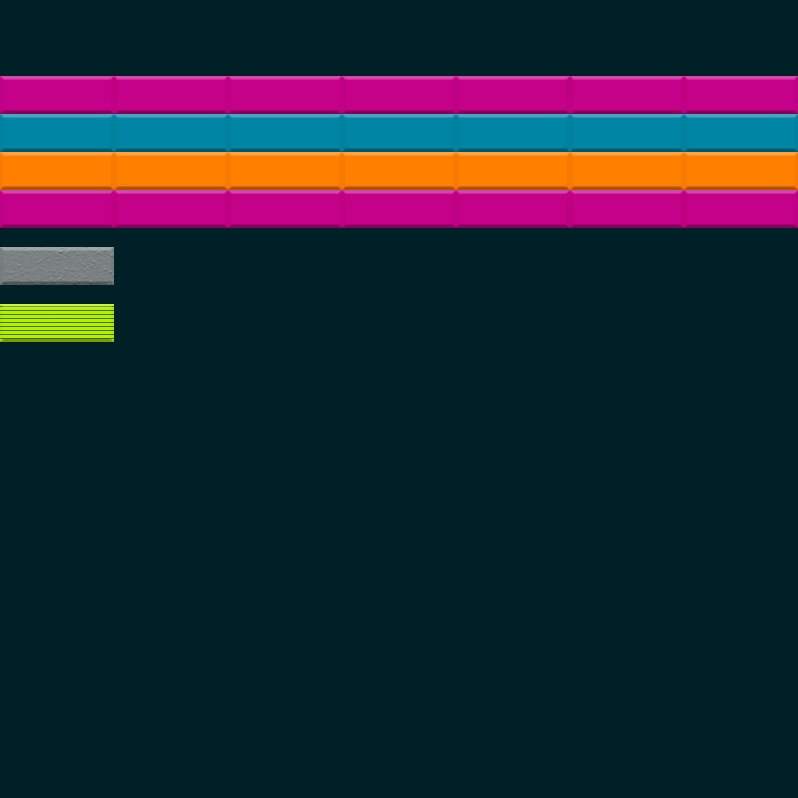

This game map was drawn from its Tiled (.tmx) file and the tilesets committed beside it. A one-line description and the trimmed map source follow:
An orthogonal 14x42 tile map with 57x19 px tiles, 2 tile layers (Bricks, Powerups), 5 tilesets and 2 objects (001, A).

<map version="1.0" tiledversion="1.0.3" orientation="orthogonal" renderorder="left-up" width="14" height="42" tilewidth="57" tileheight="19" backgroundcolor="#002028" nextobjectid="31">
 <properties>
  <property name="FinalBallSpeedPercentageIncrease" type="int" value="25" />
 </properties>
 <tileset firstgid="1" name="Bricks" tilewidth="114" tileheight="38" tilecount="18" columns="0">
  <tile id="0">
   <properties>
    <property name="HitsToDestroy" type="int" value="1" />
   </properties>
   <image width="114" height="38" source="../../../../SourceImages/Game/Brick-A1.png" />
  </tile>
  <tile id="1">
   <properties>
    <property name="HitsToDestroy" type="int" value="2" />
   </properties>
   <image width="114" height="38" source="../../../../SourceImages/Game/Brick-A2.png" />
  </tile>
  <tile id="2">
   <properties>
    <property name="HitsToDestroy" type="int" value="1" />
   </properties>
   <image width="114" height="38" source="../../../../SourceImages/Game/Brick-B1.png" />
  </tile>
  <tile id="3">
   <properties>
    <property name="HitsToDestroy" type="int" value="2" />
   </properties>
   <image width="114" height="38" source="../../../../SourceImages/Game/Brick-B2.png" />
  </tile>
  <tile id="4">
   <properties>
    <property name="HitsToDestroy" type="int" value="1" />
   </properties>
   <image width="114" height="38" source="../../../../SourceImages/Game/Brick-C1.png" />
  </tile>
  <tile id="5">
   <properties>
    <property name="HitsToDestroy" type="int" value="2" />
   </properties>
   <image width="114" height="38" source="../../../../SourceImages/Game/Brick-C2.png" />
  </tile>
  <tile id="6">
   <properties>
    <property name="HitsToDestroy" type="int" value="1" />
   </properties>
   <image width="114" height="38" source="../../../../SourceImages/Game/Brick-D1.png" />
  </tile>
  <tile id="7">
   <properties>
    <property name="HitsToDestroy" type="int" value="2" />
   </properties>
   <image width="114" height="38" source="../../../../SourceImages/Game/Brick-D2.png" />
  </tile>
  <tile id="8">
   <properties>
    <property name="HitsToDestroy" type="int" value="-1" />
   </properties>
   <image width="114" height="38" source="../../../../SourceImages/Game/Brick-E1.png" />
  </tile>
  <tile id="9">
   <properties>
    <property name="HitsToDestroy" type="int" value="1" />
   </properties>
   <image width="57" height="19" source="../../../../SourceImages/Game/SmallBrick-A1.png" />
  </tile>
  <tile id="10">
   <properties>
    <property name="HitsToDestroy" type="int" value="2" />
   </properties>
   <image width="57" height="19" source="../../../../SourceImages/Game/SmallBrick-A2.png" />
  </tile>
  <tile id="11">
   <properties>
    <property name="HitsToDestroy" type="int" value="1" />
   </properties>
   <image width="57" height="19" source="../../../../SourceImages/Game/SmallBrick-B1.png" />
  </tile>
  <tile id="12">
   <properties>
    <property name="HitsToDestroy" type="int" value="2" />
   </properties>
   <image width="57" height="19" source="../../../../SourceImages/Game/SmallBrick-B2.png" />
  </tile>
  <tile id="14">
   <properties>
    <property name="HitsToDestroy" type="int" value="1" />
   </properties>
   <image width="57" height="19" source="../../../../SourceImages/Game/SmallBrick-C1.png" />
  </tile>
  <tile id="15">
   <properties>
    <property name="HitsToDestroy" type="int" value="2" />
   </properties>
   <image width="57" height="19" source="../../../../SourceImages/Game/SmallBrick-C2.png" />
  </tile>
  <tile id="16">
   <properties>
    <property name="HitsToDestroy" type="int" value="1" />
   </properties>
   <image width="57" height="19" source="../../../../SourceImages/Game/SmallBrick-D1.png" />
  </tile>
  <tile id="17">
   <properties>
    <property name="HitsToDestroy" type="int" value="2" />
   </properties>
   <image width="57" height="19" source="../../../../SourceImages/Game/SmallBrick-D2.png" />
  </tile>
  <tile id="18">
   <properties>
    <property name="HitsToDestroy" type="int" value="-1" />
   </properties>
   <image width="57" height="19" source="../../../../SourceImages/Game/SmallBrick-E1.png" />
  </tile>
 </tileset>
 <tileset firstgid="21" name="Powerups" tilewidth="57" tileheight="57" tilecount="7" columns="0">
  <tile id="0">
   <properties>
    <property name="PowerupType" type="int" value="3" />
   </properties>
   <image width="57" height="57" source="../../../../SourceImages/Game/PowerupFireball.png" />
  </tile>
  <tile id="1">
   <properties>
    <property name="PowerupType" type="int" value="1" />
   </properties>
   <image width="57" height="57" source="../../../../SourceImages/Game/PowerupLargerPaddle.png" />
  </tile>
  <tile id="2">
   <properties>
    <property name="PowerupType" type="int" value="2" />
   </properties>
   <image width="57" height="57" source="../../../../SourceImages/Game/PowerupMultiBall.png" />
  </tile>
  <tile id="3">
   <properties>
    <property name="PowerupType" type="int" value="4" />
   </properties>
   <image width="57" height="57" source="../../../../SourceImages/Game/PowerupBullets.png" />
  </tile>
  <tile id="4">
   <properties>
    <property name="PowerupType" type="int" value="5" />
   </properties>
   <image width="57" height="57" source="../../../../SourceImages/Game/PowerupRockets.png" />
  </tile>
  <tile id="5">
   <properties>
    <property name="PowerupType" type="int" value="6" />
   </properties>
   <image width="38" height="38" source="../../../../SourceImages/Game/LifeUp.png" />
  </tile>
  <tile id="6">
   <properties>
    <property name="PowerupType" type="int" value="7" />
   </properties>
   <image width="57" height="57" source="../../../../SourceImages/Game/PowerupGrenades.png" />
  </tile>
 </tileset>
 <tileset firstgid="28" name="Wormholes" tilewidth="57" tileheight="57" tilecount="2" columns="0">
  <tile id="2">
   <image width="57" height="57" source="../../../../SourceImages/Game/WormholeIn.png" />
  </tile>
  <tile id="3">
   <image width="57" height="57" source="../../../../SourceImages/Game/WormholeOut.png" />
  </tile>
 </tileset>
 <tileset firstgid="32" name="Switches" tilewidth="114" tileheight="20" tilecount="1" columns="0">
  <grid orientation="orthogonal" width="1" height="1" />
  <tile id="1">
   <image width="114" height="20" source="../../../../SourceImages/Game/Switch-Up.png" />
  </tile>
 </tileset>
 <tileset firstgid="34" name="SwitchableElements" tilewidth="114" tileheight="38" tilecount="1" columns="0">
  <grid orientation="orthogonal" width="1" height="1" />
  <tile id="0">
   <image width="114" height="38" source="../../../../SourceImages/Game/Brick-E1.png" />
  </tile>
 </tileset>
 <layer name="Bricks" width="14" height="42">
  <data>[588 cells, 30 non-empty, 5 distinct tile ids]</data>
 </layer>
 <objectgroup name="SwitchableElements">
  <object id="29" name="001" gid="34" x="0" y="242.325" width="798" height="9.5">
   <properties>
    <property name="ToggleSwitchName" value="A" />
   </properties>
  </object>
 </objectgroup>
 <layer name="Powerups" width="14" height="42">
  <data>[588 cells, 0 non-empty, 0 distinct tile ids]</data>
 </layer>
 <objectgroup name="Wormholes" />
 <objectgroup name="Switches">
  <object id="30" name="A" gid="33" x="0" y="305.212" width="114" height="20" />
 </objectgroup>
</map>